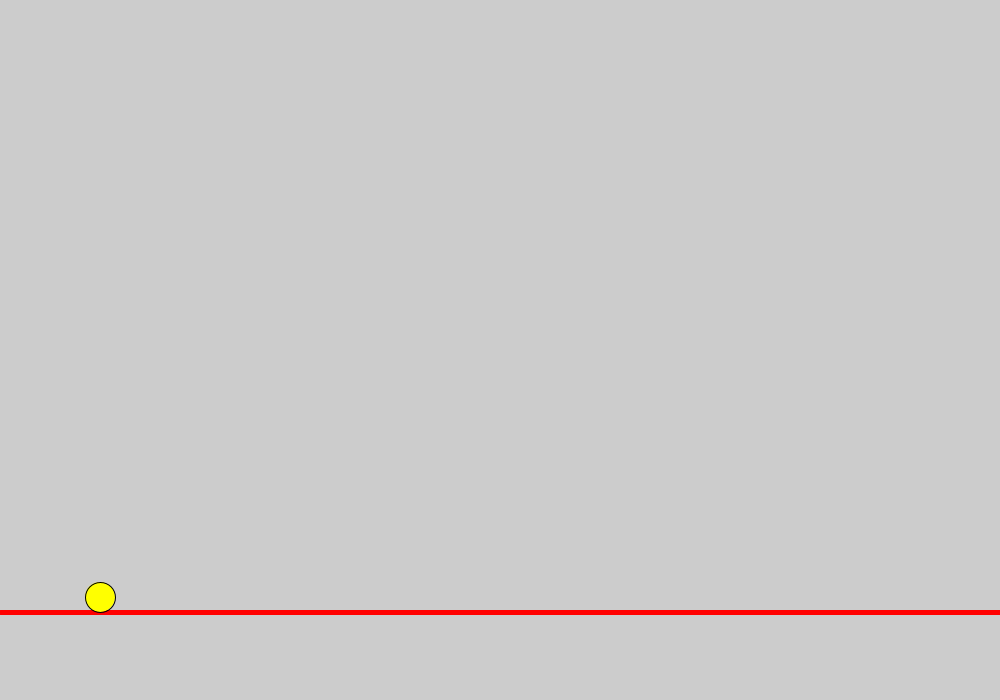
Frame 1 (no input)
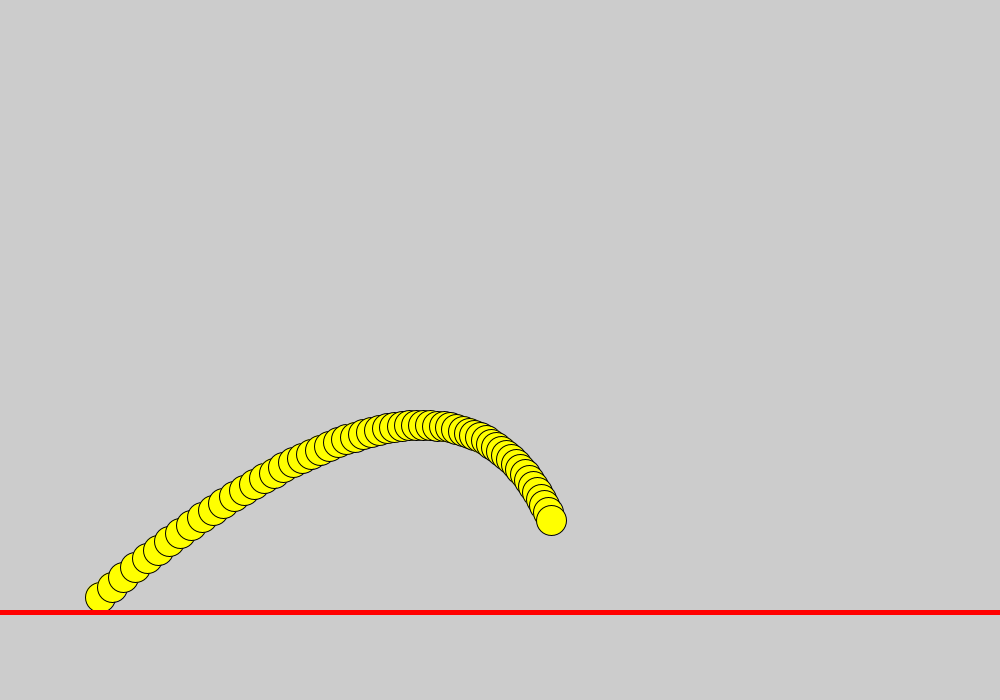
Frame 60 (the mouse pressed at the canvas centre just before this capture)
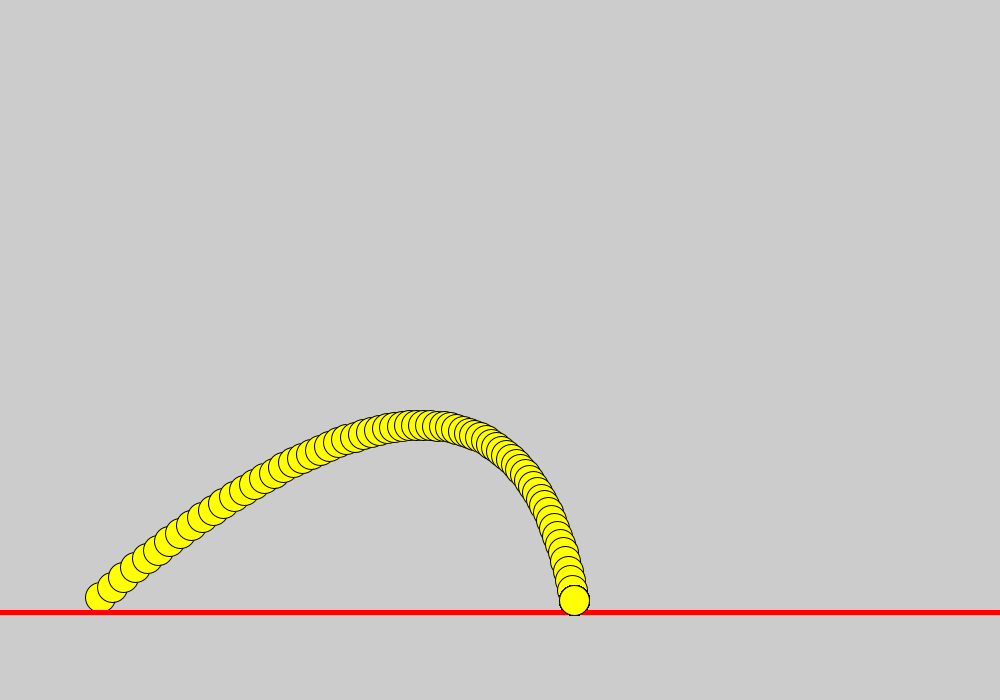
Frame 120 (the mouse held since frame 60 and released just before this capture)

The Processing sketch that drew these frames (run headless with seeded random() and noise(); from frame 60 on, the mouse is pressed at the canvas centre):

// Processing sketch: Acceleration_In_2D
// ── Acceleration_In_2D.pde
PVector pos, vel, acc, accGrav;
float yGround, radius, diam;

void setup() {
  size(1000, 700);
  yGround = 7*height/8;
  radius = 15;
  diam = 2*radius;
  
  pos = new PVector(100, yGround-radius);
  vel = new PVector(12, -10);
  acc = new PVector(-0.15, 0.30); //wind accel = -0.15, gravity accel = 0.30
}

void draw() {
  //background(0);
  stroke(255,0,0); strokeWeight(5);
  line(0, yGround, width, yGround);
  fill(255,255,0); stroke(0); strokeWeight(1);
  circle(pos.x, pos.y, diam);
  
  if(pos.y <= yGround-radius) {
    pos.add(vel);
    vel.add(acc);
  }
}
